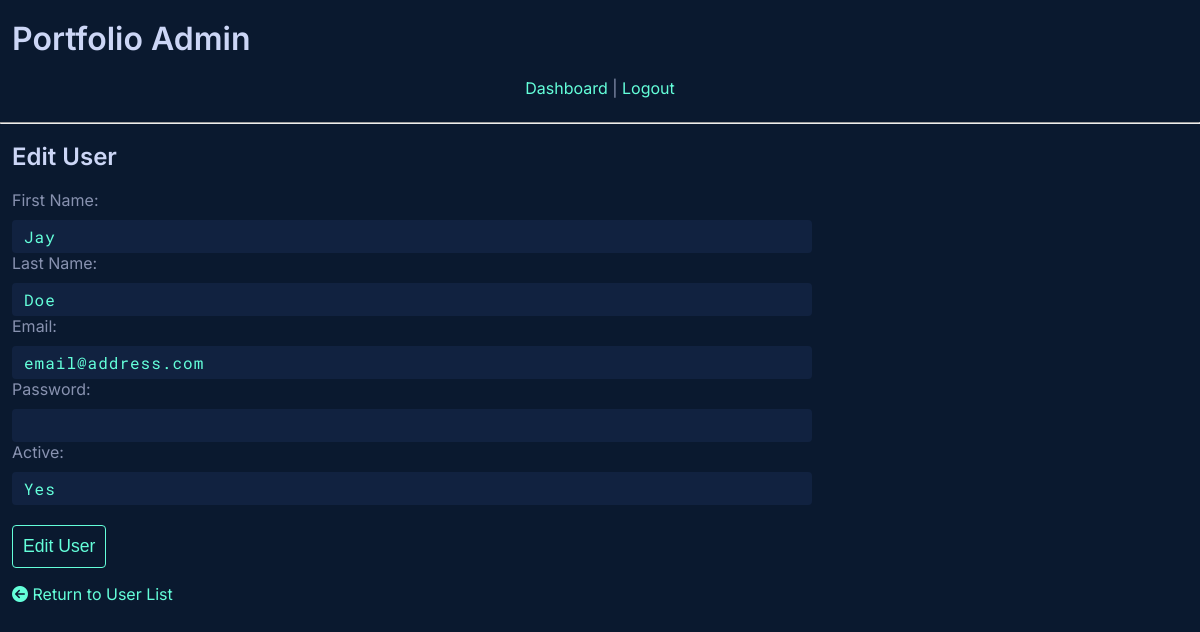
The app's page /admin/users_edit.php?id=1 (signed in) with its own data.
### tables this page shows
CREATE TABLE `users` (
  `id` int(11) NOT NULL,
  `firstName` varchar(25) NOT NULL,
  `lastName` varchar(25) NOT NULL,
  `email` varchar(100) NOT NULL,
  `password` varchar(100) NOT NULL,
  `active` enum('Yes','No') NOT NULL DEFAULT 'Yes',
  `dateAdded` datetime NOT NULL DEFAULT current_timestamp() ON UPDATE current_timestamp()
);

### admin/users_edit.php (the view, shortened to what this page needs)
<?php
include( 'includes/database.php' );
if( isset( $_GET['id'] ) )
{
  $query = 'SELECT *
    FROM users
    WHERE id = '.$_GET['id'].'
    LIMIT 1';
  $result = mysqli_query( $connect, $query );
  $record = mysqli_fetch_assoc( $result );
}
include( 'includes/header.php' );
?>
<h2>Edit User</h2>
<form method="post">
  <label for="firstName">First Name:</label>
  <input class="form-control" type="text" name="firstName" id="firstName" value="<?php echo htmlentities( $record['firstName'] ); ?>">
  <br>
  <label for="lastName">Last Name:</label>
  <input class="form-control" type="text" name="lastName" id="lastName" value="<?php echo htmlentities( $record['lastName'] ); ?>">
  <br>
  <label for="email">Email:</label>
  <input class="form-control" type="email" name="email" id="email" value="<?php echo htmlentities( $record['email'] ); ?>">
  <br>
  <label for="password">Password:</label>
  <input class="form-control" type="password" name="password" id="password">
  <br>
  <label for="active">Active:</label>
  <?php
  $values = array( 'Yes', 'No' );
  echo '<select class="form-control" name="active" id="active">';
  foreach( $values as $key => $value )
  {
    echo '<option value="'.$value.'"';
    if( $value == $record['active'] ) echo ' selected="selected"';
    echo '>'.$value.'</option>';
  }
  echo '</select>';
  ?>
  <br>
  <input type="submit" value="Edit User">
</form>
<p><a href="users.php"><i class="fas fa-arrow-circle-left"></i> Return to User List</a></p>
<?php
include( 'includes/footer.php' );
?>

### admin/styles.css (style rules this page uses)
:root { --green: #64ffda; --background: #0a192f; --dark-slate: #495670; }
html { box-sizing: border-box; width: 100%; scroll-behavior: smooth; }
*, *::before, *::after { box-sizing: inherit; }
body { margin: 0; background-color: var(--background); color: #8892b0; font-family: 'Inter', sans-serif; counter-reset: item section; height: 100%; animation: enablescroll 0.2 3s; }
h1, h2, h3, h4, h5, h6 { font-weight: 600; color: #ccd6f6; line-height: 1.1; }
p { margin-bottom: 24px; }
a { display: inline-block; }
a:link, a:active, a:hover, a:visited { text-decoration: none; color: var(--green); }
label { display: block; margin: 0 0 10px 0; text-align: left; }
select { -webkit-appearance: none; -moz-appearance: none; appearance: none; font-size: 14px; padding: 5px; width: 100%; margin: 0 0 10px 0; box-sizing: border-box; border-radius: 0; }
input[type=submit] { border: 0; background-color: transparent ; color: var(--green); padding: 10px 10px; font-size: 110%; margin-top: 10px; border: 1px solid var(--green); border-radius: 4px; }
.form-control { width: 100%; color: var(--green); letter-spacing: 1px; border: none; border-radius: 4px; background-color: #112240; padding: 6px 12px; font-family: 'Roboto Mono', monospace; max-width: 800px; font-size: 1rem; }
.form-control::placeholder { color: #8892B0; }

### records on screen
users: firstName "Jay", lastName "Doe", email "email@address.com", active "Yes"
